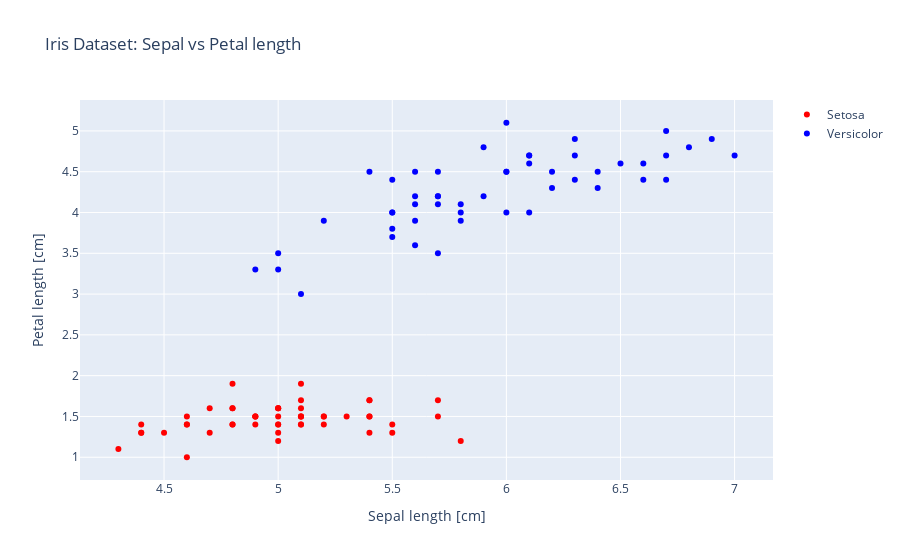

Write notebook code for a chart like this one.
### Code cell
import os
import pandas as pd
import matplotlib.pyplot as plt
import plotly.graph_objects as go

s = 'https://archive.ics.uci.edu/ml/machine-learning-databases/iris/iris.data'
print('From URL: ', s)
df = pd.read_csv(s, header = None, encoding = 'utf-8')
df.tail(5)

# Configure label, 0 for setosa and 1 for versicolor
y = df.iloc[0:100, 4].values
y = np.where(y == 'Iris-setosa', 0, 1)

# Configure features, including 'sepal length' and 'petal length', column 1 and 3
X = df.iloc[0:100, [0,2]].values

# plot with plotly
fig = go.Figure()

# Add Setosa scatter
fig.add_trace(go.Scatter(x=X[:50, 0], y=X[:50, 1],
                    mode='markers',
                    name='Setosa',
                    marker=dict(color='red')))

# Add Versicolor scatter
fig.add_trace(go.Scatter(x=X[50:100, 0], y=X[50:100, 1],
                    mode='markers',
                    name='Versicolor',
                    marker=dict(color='blue')))

# Label axes
fig.update_layout(
    xaxis_title='Sepal length [cm]',
    yaxis_title='Petal length [cm]',
    title='Iris Dataset: Sepal vs Petal length'
)

# Show figure
fig.show()

### Figure 1 — Plotly figure (JSON) as saved in the notebook; plotly's stock layout.template omitted (floating-point values rounded to 4 significant figures)
{"data": [{"marker": {"color": "red"}, "mode": "markers", "name": "Setosa", "type": "scatter", "x": [5.1, 4.9, 4.7, 4.6, 5, 5.4, 4.6, 5, 4.4, 4.9, 5.4, 4.8, 4.8, 4.3, 5.8, 5.7, 5.4, 5.1, 5.7, 5.1, 5.4, 5.1, 4.6, 5.1, 4.8, 5, 5, 5.2, 5.2, 4.7, 4.8, 5.4, 5.2, 5.5, 4.9, 5, 5.5, 4.9, 4.4, 5.1, 5, 4.5, 4.4, 5, 5.1, 4.8, 5.1, 4.6, 5.3, 5], "y": [1.4, 1.4, 1.3, 1.5, 1.4, 1.7, 1.4, 1.5, 1.4, 1.5, 1.5, 1.6, 1.4, 1.1, 1.2, 1.5, 1.3, 1.4, 1.7, 1.5, 1.7, 1.5, 1, 1.7, 1.9, 1.6, 1.6, 1.5, 1.4, 1.6, 1.6, 1.5, 1.5, 1.4, 1.5, 1.2, 1.3, 1.5, 1.3, 1.5, 1.3, 1.3, 1.3, 1.6, 1.9, 1.4, 1.6, 1.4, 1.5, 1.4]}, {"marker": {"color": "blue"}, "mode": "markers", "name": "Versicolor", "type": "scatter", "x": [7, 6.4, 6.9, 5.5, 6.5, 5.7, 6.3, 4.9, 6.6, 5.2, 5, 5.9, 6, 6.1, 5.6, 6.7, 5.6, 5.8, 6.2, 5.6, 5.9, 6.1, 6.3, 6.1, 6.4, 6.6, 6.8, 6.7, 6, 5.7, 5.5, 5.5, 5.8, 6, 5.4, 6, 6.7, 6.3, 5.6, 5.5, 5.5, 6.1, 5.8, 5, 5.6, 5.7, 5.7, 6.2, 5.1, 5.7], "y": [4.7, 4.5, 4.9, 4, 4.6, 4.5, 4.7, 3.3, 4.6, 3.9, 3.5, 4.2, 4, 4.7, 3.6, 4.4, 4.5, 4.1, 4.5, 3.9, 4.8, 4, 4.9, 4.7, 4.3, 4.4, 4.8, 5, 4.5, 3.5, 3.8, 3.7, 3.9, 5.1, 4.5, 4.5, 4.7, 4.4, 4.1, 4, 4.4, 4.6, 4, 3.3, 4.2, 4.2, 4.2, 4.3, 3, 4.1]}], "layout": {"title": {"text": "Iris Dataset: Sepal vs Petal length"}, "xaxis": {"title": {"text": "Sepal length [cm]"}}, "yaxis": {"title": {"text": "Petal length [cm]"}}}}
